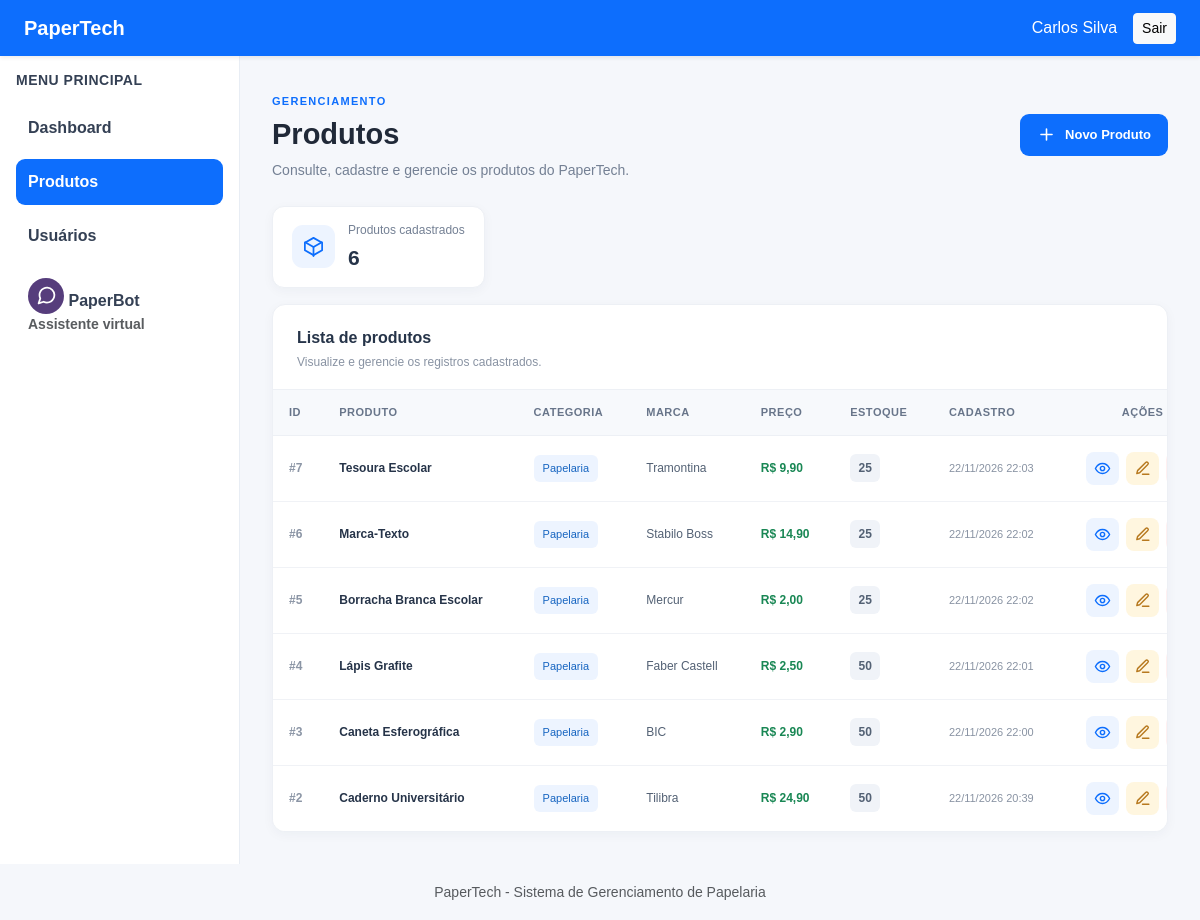
Screenshot of /modules/produtos/index.php (signed in) with the database file from the repository.
### tables this page shows
CREATE TABLE `produtos` (
  `id` int(11) NOT NULL,
  `nome` varchar(150) NOT NULL,
  `descricao` text DEFAULT NULL,
  `categoria` varchar(100) NOT NULL,
  `marca` varchar(100) DEFAULT NULL,
  `preco` decimal(10,2) NOT NULL CHECK (`preco` >= 0),
  `quantidade_estoque` int(11) NOT NULL DEFAULT 0 CHECK (`quantidade_estoque` >= 0),
  `data_cadastro` datetime NOT NULL DEFAULT current_timestamp()
);

### modules/produtos/index.php (the view, shortened to what this page needs)
<?php
require_once __DIR__ . '/../../config/database.php';
$sql = "SELECT id, nome, descricao, categoria, marca,
               preco, quantidade_estoque, data_cadastro
        FROM produtos
        ORDER BY id DESC";
$stmt = $pdo->query($sql);
$produtos = $stmt->fetchAll();
?>
<?php require_once __DIR__ . '/../../includes/header.php'; ?>
<div class="main-container">
    <?php require_once __DIR__ . '/../../includes/sidebar.php'; ?>
    <main class="content">
        <div class="products-header mb-4">
            <div>
                <span class="dashboard-eyebrow">
                    GERENCIAMENTO
                </span>
                <h2 class="dashboard-title">
                    Produtos
                </h2>
                <p class="dashboard-subtitle">
                    Consulte, cadastre e gerencie os produtos do PaperTech.
                </p>
            </div>
            <a href="cadastrar.php" class="btn products-new-button">
                <svg xmlns="http://www.w3.org/2000/svg"
                    width="19" height="19"
                    viewBox="0 0 24 24"
                    fill="none" stroke="currentColor"
                    stroke-width="2"
                    stroke-linecap="round"
                    stroke-linejoin="round">
                    <path d="M12 5v14"/>
                    <path d="M5 12h14"/>
                </svg>
                Novo Produto
            </a>
        </div>
        <div class="products-summary mb-3">
            <div class="products-summary-icon">
                <svg xmlns="http://www.w3.org/2000/svg"
                    width="23" height="23"
                    viewBox="0 0 24 24"
                    fill="none" stroke="currentColor"
                    stroke-width="1.8"
                    stroke-linecap="round"
                    stroke-linejoin="round">
                    <path d="m21 8-9-5-9 5v8l9 5 9-5z"/>
                    <path d="m3.3 7.5 8.7 5 8.7-5"/>
                    <path d="M12 22V12.5"/>
                </svg>
            </div>
            <div>
                <span class="products-summary-label">
                    Produtos cadastrados
                </span>
                <strong class="products-summary-number">
                    <?= count($produtos) ?>
                </strong>
            </div>
        </div>
        <div class="card products-table-card">
            <div class="card-body p-0">
                <div class="products-table-heading">
                    <div>
                        <h5>Lista de produtos</h5>
                        <p>Visualize e gerencie os registros cadastrados.</p>
                    </div>
                </div>
                <div class="table-responsive">
                    <table class="table products-table align-middle mb-0">
                        <thead>
                            <tr>
                                <th>ID</th>
                                <th>Produto</th>
                                <th>Categoria</th>
                                <th>Marca</th>
                                <th>Preço</th>
                                <th>Estoque</th>
                                <th>Cadastro</th>
                                <th class="text-center">Ações</th>
                            </tr>
                        </thead>
                        <tbody>
                            <?php if (count($produtos) > 0): ?>
                                <?php foreach ($produtos as $produto): ?>
                                    <tr>
                                        <td class="products-id">
                                            #<?= (int) $produto['id'] ?>
                                        </td>
                                        <td>
                                            <span class="products-name">
                                                <?= htmlspecialchars($produto['nome'], ENT_QUOTES, 'UTF-8') ?>
                                            </span>
                                        </td>
                                        <td>
                                            <span class="products-category">
                                                <?= htmlspecialchars($produto['categoria'], ENT_QUOTES, 'UTF-8') ?>
                                            </span>
                                        </td>
                                        <td>
                                            <?= htmlspecialchars($produto['marca'] ?? '', ENT_QUOTES, 'UTF-8') ?>
                                        </td>
                                        <td class="products-price">
                                            R$ <?= number_format((float) $produto['preco'], 2, ',', '.') ?>
                                        </td>
                                        <td>
                                            <span class="products-stock">
                                                <?= (int) $produto['quantidade_estoque'] ?>
                                            </span>
                                        </td>
                                        <td class="products-date">
                                            <?= date('d/m/Y H:i', strtotime($produto['data_cadastro'])) ?>
                                        </td>
                                        <td>
                                            <div class="products-actions">
                                                <a href="visualizar.php?id=<?= (int) $produto['id'] ?>"
                                                    class="products-action action-view"
                                                    title="Visualizar produto"
                                                    aria-label="Visualizar produto">
                                                    <svg xmlns="http://www.w3.org/2000/svg"
                                                        width="17" height="17"
                                                        viewBox="0 0 24 24"
                                                        fill="none" stroke="currentColor"
                                                        stroke-width="2"
                                                        stroke-linecap="round"
                                                        stroke-linejoin="round">
                                                        <path d="M2 12s3.6-7 10-7 10 7 10 7-3.6 7-10 7S2 12 2 12z"/>
                                                        <circle cx="12" cy="12" r="3"/>
                                                    </svg>
                                                </a>
                                                <a href="editar.php?id=<?= (int) $produto['id'] ?>"
                                                    class="products-action action-edit"
                                                    title="Editar produto"
                                                    aria-label="Editar produto">
                                                    <svg xmlns="http://www.w3.org/2000/svg"
                                                        width="17" height="17"
                                                        viewBox="0 0 24 24"
                                                        fill="none" stroke="currentColor"
                                                        stroke-width="2"
                                                        stroke-linecap="round"
                                                        stroke-linejoin="round">
                                                        <path d="M12 20h9"/>
                                                        <path d="M16.5 3.5a2.1 2.1 0 0 1 3 3L8 18l-4 1 1-4z"/>
                                                    </svg>
                                                </a>
                                            </div>
                                        </td>
                                    </tr>
                                <?php endforeach; ?>
                            <?php endif; ?>
                        </tbody>
                    </table>
                </div>
            </div>
        </div>
    </main>
</div>
<?php require_once __DIR__ . '/../../includes/footer.php'; ?>

### includes/header.php (shortened to what this page needs)
<?php
$nomeUsuario = $_SESSION['usuario_nome'] ?? 'Usuário';
?>
<!DOCTYPE html>
<html lang="pt-BR">
<head>
    <link
        href="https://cdn.jsdelivr.net/npm/bootstrap@5.3.3/dist/css/bootstrap.min.css"
        rel="stylesheet"
    >
    <link
        rel="stylesheet"
        href="https://cdn.jsdelivr.net/npm/bootstrap-icons@1.11.3/font/bootstrap-icons.min.css"
    >
    <link
        href="/PaperTech/public/assets/css/style.css?v=1"
        rel="stylesheet"
    >
</head>
<body>
    <nav class="navbar navbar-expand-lg navbar-dark bg-primary shadow-sm">
        <div class="container-fluid px-4">
            <a class="navbar-brand fw-bold" href="/PaperTech/public/dashboard.php">
                PaperTech
            </a>
            <div class="d-flex align-items-center gap-3">
                <span class="text-white">
                    <?= htmlspecialchars($nomeUsuario, ENT_QUOTES, 'UTF-8') ?>
                </span>
                <a href="/PaperTech/public/logout.php" class="btn btn-light btn-sm">
                    Sair
                </a>
            </div>
        </div>
    </nav>

### includes/sidebar.php (shortened to what this page needs)
<?php
$caminhoAtual = $_SERVER['PHP_SELF'] ?? '';
$dashboardAtivo = strpos($caminhoAtual, '/public/dashboard.php') !== false;
$produtosAtivo = strpos($caminhoAtual, '/modules/produtos/') !== false;
$paperbotAtivo = strpos($caminhoAtual, '/modules/paperbot/') !== false;
$usuariosAtivo = strpos($caminhoAtual, '/modules/usuarios/') !== false;
?>
<aside class="sidebar p-3">
    <h6 class="text-uppercase text-secondary mb-3">
        Menu principal
    </h6>
    <ul class="nav nav-pills flex-column gap-2">
        <li class="nav-item">
            <a href="/PaperTech/public/dashboard.php"
               class="nav-link <?= $dashboardAtivo ? 'active' : '' ?>">
                Dashboard
            </a>
        </li>
        <li class="nav-item">
            <a href="/PaperTech/modules/produtos/index.php"
               class="nav-link <?= $produtosAtivo ? 'active' : '' ?>">
                Produtos
            </a>
        </li>
        <?php if (($_SESSION['usuario_tipo'] ?? '') === 'admin'): ?>
            <li class="nav-item">
                <a href="/PaperTech/modules/usuarios/index.php"
                   class="nav-link <?= $usuariosAtivo ? 'active' : '' ?>">
                    Usuários
                </a>
            </li>
        <?php endif; ?>
        <li class="nav-item">
            <a href="/PaperTech/modules/paperbot/index.php"
               class="nav-link <?= $paperbotAtivo ? 'active' : '' ?>">
                <span style="
                    width: 36px;
                    height: 36px;
                    background: #563d7c;
                    border-radius: 50%;
                    display: inline-flex;
                    align-items: center;
                    justify-content: center;
                    flex-shrink: 0;
                ">
                </span>
                <span>
                    PaperBot
                    <small class="d-block text-muted">
                        Assistente virtual
                    </small>
                </span>
            </a>
        </li>
    </ul>
</aside>

### includes/footer.php (shortened to what this page needs)
    <footer class="text-center text-muted py-3 mt-auto">
        <small>
            PaperTech - Sistema de Gerenciamento de Papelaria
        </small>
    </footer>
</body>
</html>

### public/assets/css/style.css (style rules this page uses)
body { background-color: #f5f7fb; font-family: Arial, Helvetica, sans-serif; min-height: 100vh; display: flex; flex-direction: column; color: #202938; }
.main-container { display: flex; flex: 1; min-width: 0; }
.sidebar { width: 240px; min-width: 240px; min-height: calc(100vh - 56px); background-color: #ffffff; border-right: 1px solid #e8edf4; }
.sidebar .nav-link { color: #344054; font-weight: 600; border-radius: 9px; padding: 11px 12px; transition: background-color 0.2s ease, color 0.2s ease; }
.sidebar .nav-link.active { background-color: #0d6efd; color: #ffffff; font-weight: 700; }
.sidebar h6 { color: #344054 !important; font-weight: 800; font-size: 14px; letter-spacing: 0.5px; }
.content { flex: 1; min-width: 0; padding: 32px; }
.dashboard-eyebrow { display: inline-block; color: #0d6efd; font-size: 11px; font-weight: 700; letter-spacing: 1.3px; margin-bottom: 7px; }
.dashboard-title { font-size: 29px; font-weight: 700; color: #202938; margin-bottom: 8px; }
.dashboard-subtitle { color: #748094; font-size: 14px; margin-bottom: 0; line-height: 1.6; }
.products-header { display: flex; align-items: center; justify-content: space-between; gap: 20px; }
.products-new-button { display: inline-flex; align-items: center; justify-content: center; gap: 9px; padding: 11px 17px; border-radius: 9px; background-color: #0d6efd; color: #ffffff; font-size: 13px; font-weight: 600; border: none; transition: background-color 0.2s ease, transform 0.2s ease; }
.products-summary { display: inline-flex; align-items: center; gap: 13px; padding: 14px 19px; background-color: #ffffff; border: 1px solid #edf0f5; border-radius: 12px; box-shadow: 0 3px 12px rgba(20, 40, 80, 0.04); }
.products-summary-icon { width: 43px; height: 43px; display: flex; align-items: center; justify-content: center; background-color: #edf4ff; color: #0d6efd; border-radius: 11px; }
.products-summary-label { display: block; color: #748094; font-size: 12px; margin-bottom: 3px; }
.products-summary-number { color: #263449; font-size: 21px; }
.products-table-card { background-color: #ffffff; border: 1px solid #edf0f5; border-radius: 13px; overflow: hidden; box-shadow: 0 3px 12px rgba(20, 40, 80, 0.04); }
.products-table-heading { display: flex; align-items: center; justify-content: space-between; padding: 23px 24px 18px; }
.products-table-heading h5 { color: #263449; font-size: 16px; font-weight: 700; margin-bottom: 6px; }
.products-table-heading p { color: #8993a3; font-size: 12px; margin-bottom: 0; }
.products-table { min-width: 950px; border-collapse: separate; border-spacing: 0; }
.products-table thead th { padding: 14px 16px; background-color: #f7f9fc; color: #68758a; border-top: 1px solid #edf0f5; border-bottom: 1px solid #edf0f5; font-size: 11px; font-weight: 700; text-transform: uppercase; letter-spacing: 0.5px; white-space: nowrap; }
.products-table tbody td { padding: 16px; color: #536174; font-size: 12px; border-bottom: 1px solid #f0f2f6; white-space: nowrap; }
.products-table tbody tr:last-child td { border-bottom: none; }
.products-table tbody tr { transition: background-color 0.15s ease; }
.products-id { color: #8b95a5 !important; font-weight: 600; }
.products-name { color: #263449; font-weight: 600; }
.products-category { display: inline-block; padding: 5px 9px; background-color: #edf4ff; color: #1765c1; border-radius: 6px; font-size: 11px; }
.products-price { color: #198754 !important; font-weight: 700; }
.products-stock { display: inline-block; min-width: 30px; padding: 5px 8px; text-align: center; background-color: #f0f3f8; color: #536174; border-radius: 6px; font-weight: 600; }
.products-date { color: #8993a3 !important; font-size: 11px !important; }
.products-actions { display: flex; justify-content: center; align-items: center; gap: 7px; }
.products-action { width: 33px; height: 33px; display: inline-flex; align-items: center; justify-content: center; border: none; border-radius: 8px; text-decoration: none; cursor: pointer; transition: background-color 0.2s ease, transform 0.2s ease; }
.action-view { color: #0d6efd; background-color: #edf4ff; }
.action-edit { color: #b7791f; background-color: #fff6df; }

### rows the page displays
produtos: id "7", nome "Tesoura Escolar", categoria "Papelaria", marca "Tramontina", preco "9,90", quantidade_estoque "25", data_cadastro "22/11/2026 22:03"
produtos: id "6", nome "Marca-Texto", categoria "Papelaria", marca "Stabilo Boss", preco "14,90", quantidade_estoque "25", data_cadastro "22/11/2026 22:02"
produtos: id "5", nome "Borracha Branca Escolar", categoria "Papelaria", marca "Mercur", preco "2,00", quantidade_estoque "25", data_cadastro "22/11/2026 22:02"
produtos: id "4", nome "Lápis Grafite", categoria "Papelaria", marca "Faber Castell", preco "2,50", quantidade_estoque "50", data_cadastro "22/11/2026 22:01"
produtos: id "3", nome "Caneta Esferográfica", categoria "Papelaria", marca "BIC", preco "2,90", quantidade_estoque "50", data_cadastro "22/11/2026 22:00"
produtos: id "2", nome "Caderno Universitário", categoria "Papelaria", marca "Tilibra", preco "24,90", quantidade_estoque "50", data_cadastro "22/11/2026 20:39"

### other values shown
$nomeUsuario "Carlos Silva"
count($produtos) "6"
